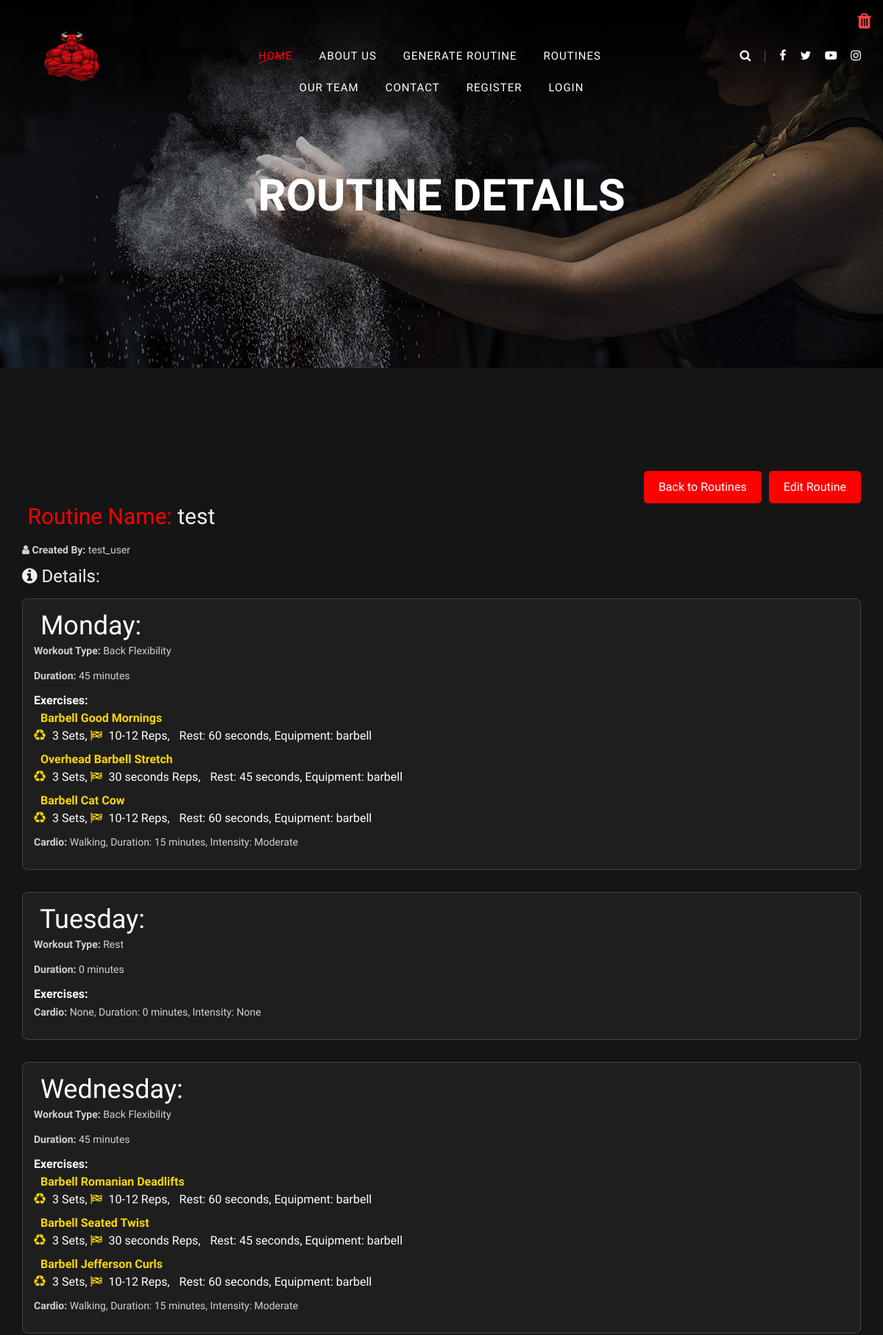
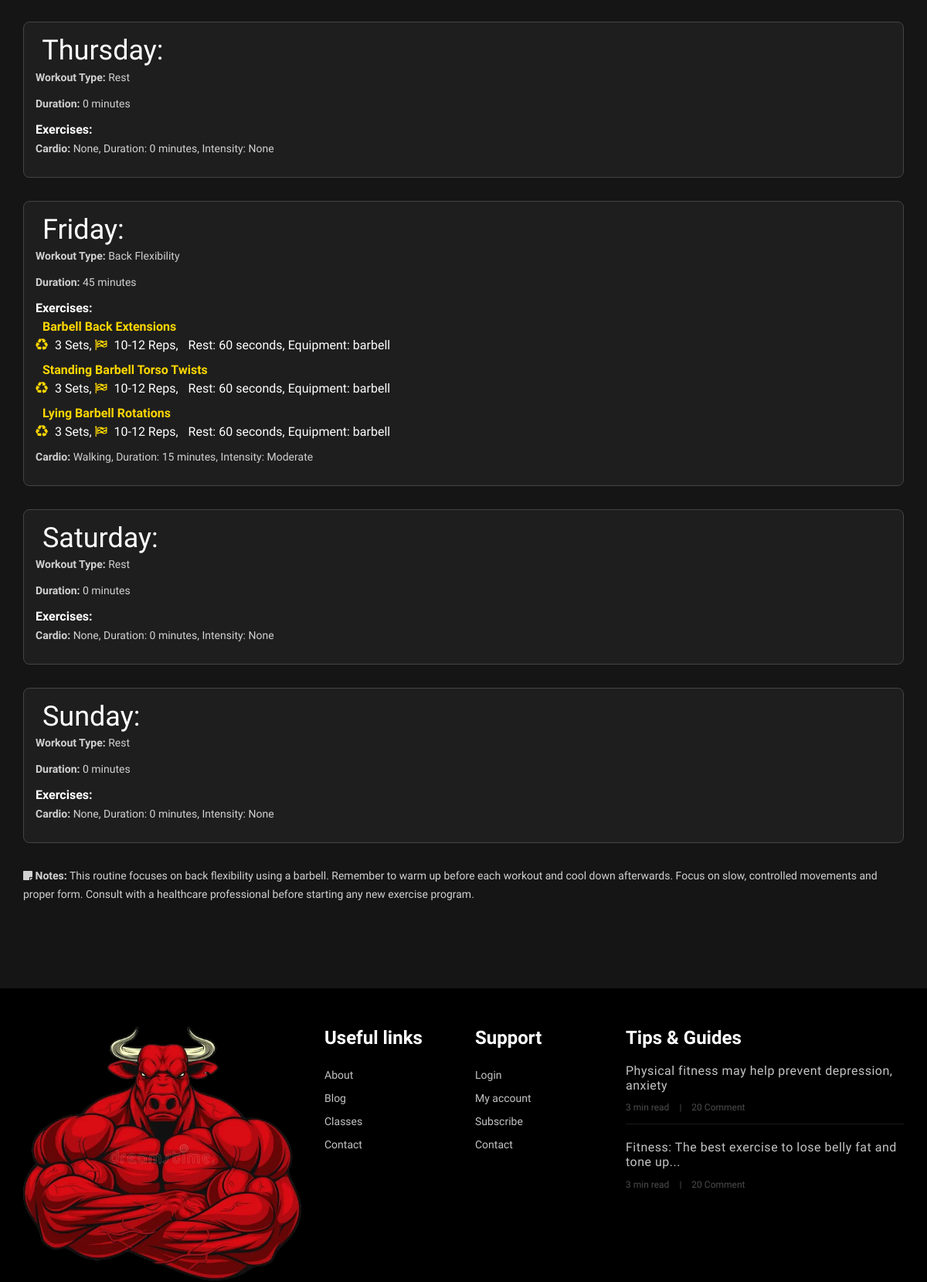
The page /routine/routine/1/ (upper part) on the database its author committed (2 pictures, top to bottom).
### routineplanner/models.py (models this page shows, shortened)
class Routine(models.Model):
    name = models.CharField(max_length=100)
    created_by = models.CharField(max_length=100)
    details = models.TextField()  # To hold the generated workout routine details
    image = models.ImageField(upload_to='routine_images/', null=True, blank=True)  # Add this line

### routineplanner/views.py (the view)
# urls.py: path('routine/<int:id>/', RoutineDetailView.as_view(), name='routine_detail'),
class RoutineDetailView(View):
    def get(self, request, id):
        routine = get_object_or_404(Routine, id=id)
        routine.details = json.loads(routine.details)  # Ensure 'details' is a JSON string in the database
        return render(request, 'routine_planner/routine_detail.html', {'routine': routine})

### templates/routine_planner/routine_detail.html (shortened to what this page needs)
{% extends 'layout.html' %}
{% load static %}
{% block content %}
<section class="breadcrumb-section set-bg" data-setbg="{% static 'img/breadcrumb-bg.jpg' %}">
    <div class="container">
        <div class="row">
            <div class="col-lg-12 text-center">
                <div class="breadcrumb-text">
                    <h2>Routine Details</h2>
                </div>
            </div>
        </div>
    </div>
</section>
<section class="routine-detail-section spad">
    <div class="container">
        <div class="back-link" >
            <a href="{% url 'success_url' %}" class="btn back-to-routines">Back to Routines</a>
            <a href="{% url 'edit_routine' routine.id %}" style="margin-left:10px;" class="btn back-to-routines">Edit Routine</a>
        </div>
        <div class="routine-details">
            <h3> <a style="color:red;" > Routine Name:</a> {{ routine.name }}</h3>
            <p><strong><i class="fa fa-user"></i> Created By:</strong> {{ routine.created_by }}</p>
            <h4><i class="fa fa-info-circle"></i> Details:</h4>
            <ul class="details-list">
                {% for day, details in routine.details.routine.items %}
                    <li class="day-detail">
                        <h2 style="color:white;"> {{ day }}:</h2>
                        <p><strong>Workout Type:</strong> {{ details.name }}</p>
                        <p><strong>Duration:</strong> {{ details.duration }} minutes</p>
                        <strong>Exercises:</strong>
                        <ul class="exercise-list">
                            {% for exercise in details.exercises %}
                                <li>
                                    <strong> {{ exercise.name }}</strong><br>
                                    <i class="fa fa-recycle"></i> {{ exercise.sets }} Sets,
                                    <i class="fa fa-flag-checkered"></i> {{ exercise.reps }} Reps,
                                     Rest: {{ exercise.rest }} seconds,
                                    Equipment: {{ exercise.equipment }}
                                </li>
                            {% endfor %}
                        </ul>
                        <p><strong>Cardio:</strong> {{ details.cardio.type }}, Duration: {{ details.cardio.duration }} minutes, Intensity: {{ details.cardio.intensity }}</p>
                    </li>
                {% endfor %}
            </ul>
            <p><strong><i class="fa fa-sticky-note"></i> Notes:</strong> {{ routine.details.notes }}</p>
        </div>
        <div class="delete-button-container">
            <form action="{% url 'delete_routine' routine.id %}" method="post" style="display:inline;">
                <button class="delete-button" type="button" onclick="confirmDelete(event, this)">
                    <i class="fa fa-trash"></i>
                </button>
            </form>
        </div>
    </div>
</section>
{% endblock %}

### static/css/barfiller.css (style rules this page uses)
body { font-family: Arial; }

### static/css/style.css (style rules this page uses)
html, body { height: 100%; font-family: "Muli", sans-serif; -webkit-font-smoothing: antialiased; font-smoothing: antialiased; }
h1, h2, h3, h4, h5, h6 { margin: 0; color: #111111; font-weight: 400; font-family: "Oswald", sans-serif; }
h2 { font-size: 36px; }
h3 { font-size: 30px; }
h4 { font-size: 24px; }
p { font-size: 14px; font-family: "Muli", sans-serif; color: #a9a9a9; font-weight: 400; line-height: 24px; margin: 0 0 15px 0; }
ul, ol { padding: 0; margin: 0; }
.set-bg { background-repeat: no-repeat; background-size: cover; background-position: top center; }
.spad { padding-top: 100px; padding-bottom: 100px; }
.breadcrumb-section { height: 500px; padding-top: 230px; }
.breadcrumb-text h2 { font-size: 60px; color: #ffffff; font-weight: 600; text-transform: uppercase; margin-bottom: 15px; }
@media only screen and (min-width: 1200px) { .container { max-width: 1170px; } }

### templates/routine_planner/routine_detail.html (style rules this page uses)
body { background-color: #151515; color: #ffffff; }
.breadcrumb-section { background-color: rgba(0, 0, 0, 0.7); }
.btn.back-to-routines { background-color: red; color: white; padding: 10px 20px; border: none; border-radius: 5px; text-decoration: none; font-size: 16px; transition: background-color 0.3s, transform 0.3s; display: inline-block; margin-top: 20px; }
.delete-button { background-color: transparent; border: none; color: #ff4444; font-size: 24px; cursor: pointer; position: absolute; top: 10px; right: 10px; transition: color 0.3s; }
.back-link { display: flex; justify-content: flex-end; margin-top: 20px; margin-left:20px; }
.back-link { margin-top: 20px; }
.details-list, .exercise-list { list-style-type: none; padding: 0; margin: 0; }
.day-detail { margin-bottom: 30px; border: 1px solid #444; padding: 15px; border-radius: 8px; background-color: #1e1e1e; }
.routine-details h3, .routine-details h4 { color: #f1f1f1; margin-bottom: 15px; }
.routine-details p { color: #d1d1d1; margin-bottom: 10px; }
.exercise-list li { margin-bottom: 8px; }
.exercise-list strong { color: #ffd700; }
.exercise-list i { margin-right: 5px; color: #ffd700; }

### rows shown on the page
Routine: name "test", created_by "test_user", details.notes "This routine focuses on back flexibility using a barbell. Remember to warm up before each workout and cool down afterwards. Focus on slow, controlled movements and proper form. Consult with a healthcare professional before starting any new exercise program."

### other values the page prints
{{ day }} "Monday" "Tuesday" "Wednesday" "Thursday" "Friday" "Saturday" "Sunday"
{{ details.name }} "Back Flexibility" "Rest" "Back Flexibility" "Rest" "Back Flexibility" "Rest" "Rest"
{{ details.duration }} "45" "0" "45" "0" "45" "0" "0"
{{ exercise.name }} "Barbell Good Mornings" "Overhead Barbell Stretch" "Barbell Cat Cow" "Barbell Romanian Deadlifts" "Barbell Seated Twist" "Barbell Jefferson Curls" "Barbell Back Extensions" "Standing Barbell Torso Twists" "Lying Barbell Rotations"
{{ exercise.sets }} "3" "3" "3" "3" "3" "3" "3" "3" "3"
{{ exercise.reps }} "10-12" "30 seconds" "10-12" "10-12" "30 seconds" "10-12" "10-12" "10-12" "10-12"
{{ exercise.rest }} "60" "45" "60" "60" "45" "60" "60" "60" "60"
{{ exercise.equipment }} "barbell" "barbell" "barbell" "barbell" "barbell" "barbell" "barbell" "barbell" "barbell"
{{ details.cardio.type }} "Walking" "None" "Walking" "None" "Walking" "None" "None"
{{ details.cardio.duration }} "15" "0" "15" "0" "15" "0" "0"
{{ details.cardio.intensity }} "Moderate" "None" "Moderate" "None" "Moderate" "None" "None"
